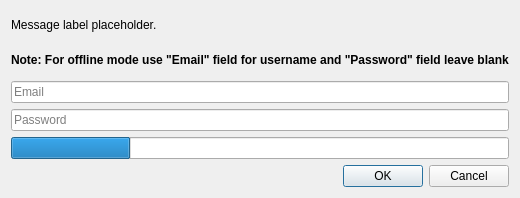
<?xml version="1.0" encoding="UTF-8"?>
<ui version="4.0">
 <class>LoginDialog</class>
 <widget class="QDialog" name="LoginDialog">
  <property name="geometry">
   <rect>
    <x>0</x>
    <y>0</y>
    <width>421</width>
    <height>198</height>
   </rect>
  </property>
  <property name="sizePolicy">
   <sizepolicy hsizetype="Fixed" vsizetype="Fixed">
    <horstretch>0</horstretch>
    <verstretch>0</verstretch>
   </sizepolicy>
  </property>
  <property name="windowTitle">
   <string>Add Account</string>
  </property>
  <layout class="QVBoxLayout" name="verticalLayout">
   <item>
    <widget class="QLabel" name="label">
     <property name="text">
      <string notr="true">Message label placeholder.</string>
     </property>
     <property name="textFormat">
      <enum>Qt::RichText</enum>
     </property>
     <property name="textInteractionFlags">
      <set>Qt::LinksAccessibleByKeyboard|Qt::LinksAccessibleByMouse|Qt::TextBrowserInteraction|Qt::TextSelectableByKeyboard|Qt::TextSelectableByMouse</set>
     </property>
    </widget>
   </item>
   <item>
    <widget class="QLabel" name="label_2">
     <property name="font">
      <font>
       <weight>75</weight>
       <bold>true</bold>
      </font>
     </property>
     <property name="text">
      <string>Note: For offline mode use &quot;Email&quot; field for username and &quot;Password&quot; field leave blank</string>
     </property>
     <property name="textFormat">
      <enum>Qt::RichText</enum>
     </property>
    </widget>
   </item>
   <item>
    <widget class="QLineEdit" name="userTextBox">
     <property name="placeholderText">
      <string>Email</string>
     </property>
    </widget>
   </item>
   <item>
    <widget class="QLineEdit" name="passTextBox">
     <property name="echoMode">
      <enum>QLineEdit::Password</enum>
     </property>
     <property name="placeholderText">
      <string>Password</string>
     </property>
    </widget>
   </item>
   <item>
    <widget class="QProgressBar" name="progressBar">
     <property name="value">
      <number>24</number>
     </property>
     <property name="textVisible">
      <bool>false</bool>
     </property>
    </widget>
   </item>
   <item>
    <widget class="QDialogButtonBox" name="buttonBox">
     <property name="orientation">
      <enum>Qt::Horizontal</enum>
     </property>
     <property name="standardButtons">
      <set>QDialogButtonBox::Cancel|QDialogButtonBox::Ok</set>
     </property>
    </widget>
   </item>
  </layout>
 </widget>
 <resources/>
 <connections/>
</ui>
